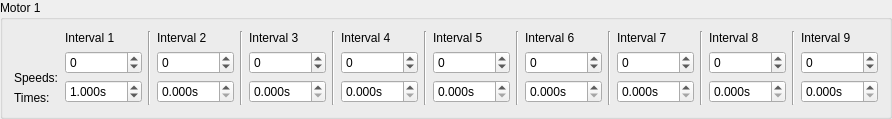
         <widget class="QGroupBox" name="grpBxMotor1Params">
          <property name="sizePolicy">
           <sizepolicy hsizetype="Fixed" vsizetype="Fixed">
            <horstretch>0</horstretch>
            <verstretch>0</verstretch>
           </sizepolicy>
          </property>
          <property name="minimumSize">
           <size>
            <width>875</width>
            <height>100</height>
           </size>
          </property>
          <property name="font">
           <font>
            <pointsize>9</pointsize>
            <weight>50</weight>
            <bold>false</bold>
           </font>
          </property>
          <property name="title">
           <string>Motor 1</string>
          </property>
          <property name="flat">
           <bool>false</bool>
          </property>
          <property name="checkable">
           <bool>false</bool>
          </property>
          <layout class="QHBoxLayout" name="horizontalLayout">
           <item>
            <layout class="QVBoxLayout" name="verticalLayout_13">
             <item>
              <spacer name="verticalSpacer_2">
               <property name="orientation">
                <enum>Qt::Vertical</enum>
               </property>
               <property name="sizeHint" stdset="0">
                <size>
                 <width>20</width>
                 <height>40</height>
                </size>
               </property>
              </spacer>
             </item>
             <item>
              <layout class="QVBoxLayout" name="verticalLayout_9">
               <item>
                <widget class="QLabel" name="lblSpeedsMotor1">
                 <property name="text">
                  <string>Speeds:</string>
                 </property>
                 <property name="margin">
                  <number>2</number>
                 </property>
                </widget>
               </item>
               <item>
                <widget class="QLabel" name="lblIntervalLengthsMotor1">
                 <property name="text">
                  <string>Times:</string>
                 </property>
                 <property name="margin">
                  <number>4</number>
                 </property>
                </widget>
               </item>
              </layout>
             </item>
            </layout>
           </item>
           <item>
            <layout class="QVBoxLayout" name="verticalLayout_2">
             <item>
              <widget class="QLabel" name="lblMotor1Interval1">
               <property name="sizePolicy">
                <sizepolicy hsizetype="Fixed" vsizetype="Fixed">
                 <horstretch>0</horstretch>
                 <verstretch>0</verstretch>
                </sizepolicy>
               </property>
               <property name="minimumSize">
                <size>
                 <width>65</width>
                 <height>10</height>
                </size>
               </property>
               <property name="text">
                <string>Interval 1</string>
               </property>
              </widget>
             </item>
             <item>
              <widget class="QSpinBox" name="spnbxMotor1Speed1">
               <property name="sizePolicy">
                <sizepolicy hsizetype="MinimumExpanding" vsizetype="Fixed">
                 <horstretch>0</horstretch>
                 <verstretch>0</verstretch>
                </sizepolicy>
               </property>
               <property name="minimumSize">
                <size>
                 <width>65</width>
                 <height>20</height>
                </size>
               </property>
               <property name="toolTip">
                <string>Speed of motor</string>
               </property>
               <property name="minimum">
                <number>-3200</number>
               </property>
               <property name="maximum">
                <number>3200</number>
               </property>
              </widget>
             </item>
             <item>
              <widget class="QDoubleSpinBox" name="dblspnbxMotor1Interval1">
               <property name="sizePolicy">
                <sizepolicy hsizetype="MinimumExpanding" vsizetype="Fixed">
                 <horstretch>0</horstretch>
                 <verstretch>0</verstretch>
                </sizepolicy>
               </property>
               <property name="minimumSize">
                <size>
                 <width>65</width>
                 <height>20</height>
                </size>
               </property>
               <property name="toolTip">
                <string>Time of interval</string>
               </property>
               <property name="suffix">
                <string>s</string>
               </property>
               <property name="decimals">
                <number>3</number>
               </property>
               <property name="maximum">
                <double>300.000000000000000</double>
               </property>
               <property name="value">
                <double>1.000000000000000</double>
               </property>
              </widget>
             </item>
            </layout>
           </item>
           <item>
            <widget class="Line" name="line_3">
             <property name="orientation">
              <enum>Qt::Vertical</enum>
             </property>
            </widget>
           </item>
           <item>
            <layout class="QVBoxLayout" name="verticalLayout_3">
             <item>
              <widget class="QLabel" name="lblMotor1Interval2">
               <property name="sizePolicy">
                <sizepolicy hsizetype="Fixed" vsizetype="Fixed">
                 <horstretch>0</horstretch>
                 <verstretch>0</verstretch>
                </sizepolicy>
               </property>
               <property name="minimumSize">
                <size>
                 <width>65</width>
                 <height>10</height>
                </size>
               </property>
               <property name="text">
                <string>Interval 2</string>
               </property>
              </widget>
             </item>
             <item>
              <widget class="QSpinBox" name="spnbxMotor1Speed2">
               <property name="sizePolicy">
                <sizepolicy hsizetype="MinimumExpanding" vsizetype="Fixed">
                 <horstretch>0</horstretch>
                 <verstretch>0</verstretch>
                </sizepolicy>
               </property>
               <property name="minimumSize">
                <size>
                 <width>65</width>
                 <height>20</height>
                </size>
               </property>
               <property name="toolTip">
                <string>Speed of motor</string>
               </property>
               <property name="minimum">
                <number>-3200</number>
               </property>
               <property name="maximum">
                <number>3200</number>
               </property>
              </widget>
             </item>
             <item>
              <widget class="QDoubleSpinBox" name="dblspnbxMotor1Interval2">
               <property name="sizePolicy">
                <sizepolicy hsizetype="MinimumExpanding" vsizetype="Fixed">
                 <horstretch>0</horstretch>
                 <verstretch>0</verstretch>
                </sizepolicy>
               </property>
               <property name="minimumSize">
                <size>
                 <width>65</width>
                 <height>20</height>
                </size>
               </property>
               <property name="toolTip">
                <string>Time of interval</string>
               </property>
               <property name="suffix">
                <string>s</string>
               </property>
               <property name="decimals">
                <number>3</number>
               </property>
               <property name="maximum">
                <double>300.000000000000000</double>
               </property>
              </widget>
             </item>
            </layout>
           </item>
           <item>
            <widget class="Line" name="line_4">
             <property name="orientation">
              <enum>Qt::Vertical</enum>
             </property>
            </widget>
           </item>
           <item>
            <layout class="QVBoxLayout" name="verticalLayout_4">
             <item>
              <widget class="QLabel" name="lblMotor1Interval3">
               <property name="sizePolicy">
                <sizepolicy hsizetype="Fixed" vsizetype="Fixed">
                 <horstretch>0</horstretch>
                 <verstretch>0</verstretch>
                </sizepolicy>
               </property>
               <property name="minimumSize">
                <size>
                 <width>65</width>
                 <height>10</height>
                </size>
               </property>
               <property name="text">
                <string>Interval 3</string>
               </property>
              </widget>
             </item>
             <item>
              <widget class="QSpinBox" name="spnbxMotor1Speed3">
               <property name="sizePolicy">
                <sizepolicy hsizetype="MinimumExpanding" vsizetype="Fixed">
                 <horstretch>0</horstretch>
                 <verstretch>0</verstretch>
                </sizepolicy>
               </property>
               <property name="minimumSize">
                <size>
                 <width>65</width>
                 <height>20</height>
                </size>
               </property>
               <property name="toolTip">
                <string>Speed of motor</string>
               </property>
               <property name="minimum">
                <number>-3200</number>
               </property>
               <property name="maximum">
                <number>3200</number>
               </property>
               <property name="value">
                <number>0</number>
               </property>
              </widget>
             </item>
             <item>
              <widget class="QDoubleSpinBox" name="dblspnbxMotor1Interval3">
               <property name="sizePolicy">
                <sizepolicy hsizetype="MinimumExpanding" vsizetype="Fixed">
                 <horstretch>0</horstretch>
                 <verstretch>0</verstretch>
                </sizepolicy>
               </property>
               <property name="minimumSize">
                <size>
                 <width>65</width>
                 <height>20</height>
                </size>
               </property>
               <property name="toolTip">
                <string>Time of interval</string>
               </property>
               <property name="suffix">
                <string>s</string>
               </property>
               <property name="decimals">
                <number>3</number>
               </property>
               <property name="maximum">
                <double>300.000000000000000</double>
               </property>
              </widget>
             </item>
            </layout>
           </item>
           <item>
            <widget class="Line" name="line_5">
             <property name="orientation">
              <enum>Qt::Vertical</enum>
             </property>
            </widget>
           </item>
           <item>
            <layout class="QVBoxLayout" name="verticalLayout_5">
             <item>
              <widget class="QLabel" name="lblMotor1Interval4">
               <property name="sizePolicy">
                <sizepolicy hsizetype="Fixed" vsizetype="Fixed">
                 <horstretch>0</horstretch>
                 <verstretch>0</verstretch>
                </sizepolicy>
               </property>
               <property name="minimumSize">
                <size>
                 <width>65</width>
                 <height>10</height>
                </size>
               </property>
               <property name="text">
                <string>Interval 4</string>
               </property>
              </widget>
             </item>
             <item>
              <widget class="QSpinBox" name="spnbxMotor1Speed4">
               <property name="sizePolicy">
                <sizepolicy hsizetype="MinimumExpanding" vsizetype="Fixed">
                 <horstretch>0</horstretch>
                 <verstretch>0</verstretch>
                </sizepolicy>
               </property>
               <property name="minimumSize">
                <size>
                 <width>65</width>
                 <height>20</height>
                </size>
               </property>
               <property name="toolTip">
                <string>Speed of motor</string>
               </property>
               <property name="minimum">
                <number>-3200</number>
               </property>
               <property name="maximum">
                <number>3200</number>
               </property>
              </widget>
             </item>
             <item>
              <widget class="QDoubleSpinBox" name="dblspnbxMotor1Interval4">
               <property name="sizePolicy">
                <sizepolicy hsizetype="MinimumExpanding" vsizetype="Fixed">
                 <horstretch>0</horstretch>
                 <verstretch>0</verstretch>
                </sizepolicy>
               </property>
               <property name="minimumSize">
                <size>
                 <width>65</width>
                 <height>20</height>
                </size>
               </property>
               <property name="toolTip">
                <string>Time of interval</string>
               </property>
               <property name="suffix">
                <string>s</string>
               </property>
               <property name="decimals">
                <number>3</number>
               </property>
               <property name="maximum">
                <double>300.000000000000000</double>
               </property>
              </widget>
             </item>
            </layout>
           </item>
           <item>
            <widget class="Line" name="line_6">
             <property name="orientation">
              <enum>Qt::Vertical</enum>
             </property>
            </widget>
           </item>
           <item>
            <layout class="QVBoxLayout" name="verticalLayout_6">
             <item>
              <widget class="QLabel" name="lblMotor1Interval5">
               <property name="sizePolicy">
                <sizepolicy hsizetype="Fixed" vsizetype="Fixed">
                 <horstretch>0</horstretch>
                 <verstretch>0</verstretch>
                </sizepolicy>
               </property>
               <property name="minimumSize">
                <size>
                 <width>65</width>
                 <height>10</height>
                </size>
               </property>
               <property name="text">
                <string>Interval 5</string>
               </property>
              </widget>
             </item>
             <item>
              <widget class="QSpinBox" name="spnbxMotor1Speed5">
               <property name="sizePolicy">
                <sizepolicy hsizetype="MinimumExpanding" vsizetype="Fixed">
                 <horstretch>0</horstretch>
                 <verstretch>0</verstretch>
                </sizepolicy>
               </property>
               <property name="minimumSize">
                <size>
                 <width>65</width>
                 <height>20</height>
                </size>
               </property>
               <property name="toolTip">
                <string>Speed of motor</string>
               </property>
               <property name="minimum">
                <number>-3200</number>
               </property>
               <property name="maximum">
                <number>3200</number>
               </property>
              </widget>
             </item>
             <item>
              <widget class="QDoubleSpinBox" name="dblspnbxMotor1Interval5">
               <property name="sizePolicy">
                <sizepolicy hsizetype="MinimumExpanding" vsizetype="Fixed">
                 <horstretch>0</horstretch>
                 <verstretch>0</verstretch>
                </sizepolicy>
               </property>
               <property name="minimumSize">
                <size>
                 <width>65</width>
                 <height>20</height>
                </size>
               </property>
               <property name="toolTip">
                <string>Time of interval</string>
               </property>
               <property name="suffix">
                <string>s</string>
               </property>
               <property name="decimals">
                <number>3</number>
               </property>
               <property name="maximum">
                <double>300.000000000000000</double>
               </property>
              </widget>
             </item>
            </layout>
           </item>
           <item>
            <widget class="Line" name="line_7">
             <property name="orientation">
              <enum>Qt::Vertical</enum>
             </property>
            </widget>
           </item>
           <item>
            <layout class="QVBoxLayout" name="verticalLayout_7">
             <item>
              <widget class="QLabel" name="lblMotor1Interval6">
               <property name="sizePolicy">
                <sizepolicy hsizetype="Fixed" vsizetype="Fixed">
                 <horstretch>0</horstretch>
                 <verstretch>0</verstretch>
                </sizepolicy>
               </property>
               <property name="minimumSize">
                <size>
                 <width>65</width>
                 <height>10</height>
                </size>
               </property>
               <property name="text">
                <string>Interval 6</string>
               </property>
              </widget>
             </item>
             <item>
              <widget class="QSpinBox" name="spnbxMotor1Speed6">
               <property name="sizePolicy">
                <sizepolicy hsizetype="MinimumExpanding" vsizetype="Fixed">
                 <horstretch>0</horstretch>
                 <verstretch>0</verstretch>
                </sizepolicy>
               </property>
               <property name="minimumSize">
                <size>
                 <width>65</width>
                 <height>20</height>
                </size>
               </property>
               <property name="toolTip">
                <string>Speed of motor</string>
               </property>
               <property name="minimum">
                <number>-3200</number>
               </property>
               <property name="maximum">
                <number>3200</number>
               </property>
              </widget>
             </item>
             <item>
              <widget class="QDoubleSpinBox" name="dblspnbxMotor1Interval6">
               <property name="sizePolicy">
                <sizepolicy hsizetype="MinimumExpanding" vsizetype="Fixed">
                 <horstretch>0</horstretch>
                 <verstretch>0</verstretch>
                </sizepolicy>
               </property>
               <property name="minimumSize">
                <size>
                 <width>65</width>
                 <height>20</height>
                </size>
               </property>
               <property name="toolTip">
                <string>Time of interval</string>
               </property>
               <property name="suffix">
                <string>s</string>
               </property>
               <property name="decimals">
                <number>3</number>
               </property>
               <property name="maximum">
                <double>300.000000000000000</double>
               </property>
              </widget>
             </item>
            </layout>
           </item>
           <item>
            <widget class="Line" name="line_8">
             <property name="orientation">
              <enum>Qt::Vertical</enum>
             </property>
            </widget>
           </item>
           <item>
            <layout class="QVBoxLayout" name="verticalLayout_8">
             <item>
              <widget class="QLabel" name="lblMotor1Interval7">
               <property name="sizePolicy">
                <sizepolicy hsizetype="Fixed" vsizetype="Fixed">
                 <horstretch>0</horstretch>
                 <verstretch>0</verstretch>
                </sizepolicy>
               </property>
               <property name="minimumSize">
                <size>
                 <width>65</width>
                 <height>10</height>
                </size>
               </property>
               <property name="text">
                <string>Interval 7</string>
               </property>
              </widget>
             </item>
             <item>
              <widget class="QSpinBox" name="spnbxMotor1Speed7">
               <property name="sizePolicy">
                <sizepolicy hsizetype="MinimumExpanding" vsizetype="Fixed">
                 <horstretch>0</horstretch>
                 <verstretch>0</verstretch>
                </sizepolicy>
               </property>
               <property name="minimumSize">
                <size>
                 <width>65</width>
                 <height>20</height>
                </size>
               </property>
               <property name="toolTip">
                <string>Speed of motor</string>
               </property>
               <property name="minimum">
                <number>-3200</number>
               </property>
               <property name="maximum">
                <number>3200</number>
               </property>
              </widget>
             </item>
             <item>
              <widget class="QDoubleSpinBox" name="dblspnbxMotor1Interval7">
               <property name="sizePolicy">
                <sizepolicy hsizetype="MinimumExpanding" vsizetype="Fixed">
                 <horstretch>0</horstretch>
                 <verstretch>0</verstretch>
                </sizepolicy>
               </property>
               <property name="minimumSize">
                <size>
                 <width>65</width>
                 <height>20</height>
                </size>
               </property>
               <property name="toolTip">
                <string>Time of interval</string>
               </property>
               <property name="suffix">
                <string>s</string>
               </property>
               <property name="decimals">
                <number>3</number>
               </property>
               <property name="maximum">
                <double>300.000000000000000</double>
               </property>
              </widget>
             </item>
            </layout>
           </item>
           <item>
            <widget class="Line" name="line_9">
             <property name="orientation">
              <enum>Qt::Vertical</enum>
             </property>
            </widget>
           </item>
           <item>
            <layout class="QVBoxLayout" name="verticalLayout_14">
             <item>
              <widget class="QLabel" name="lblMotor1Interval8">
               <property name="sizePolicy">
                <sizepolicy hsizetype="Fixed" vsizetype="Fixed">
                 <horstretch>0</horstretch>
                 <verstretch>0</verstretch>
                </sizepolicy>
               </property>
               <property name="minimumSize">
                <size>
                 <width>65</width>
                 <height>10</height>
                </size>
               </property>
               <property name="text">
                <string>Interval 8</string>
               </property>
              </widget>
             </item>
             <item>
              <widget class="QSpinBox" name="spnbxMotor1Speed8">
               <property name="sizePolicy">
                <sizepolicy hsizetype="MinimumExpanding" vsizetype="Fixed">
                 <horstretch>0</horstretch>
                 <verstretch>0</verstretch>
                </sizepolicy>
               </property>
               <property name="minimumSize">
                <size>
                 <width>65</width>
                 <height>20</height>
                </size>
               </property>
               <property name="toolTip">
                <string>Speed of motor</string>
               </property>
               <property name="minimum">
                <number>-3200</number>
               </property>
               <property name="maximum">
                <number>3200</number>
               </property>
              </widget>
             </item>
             <item>
              <widget class="QDoubleSpinBox" name="dblspnbxMotor1Interval8">
               <property name="sizePolicy">
                <sizepolicy hsizetype="MinimumExpanding" vsizetype="Fixed">
                 <horstretch>0</horstretch>
                 <verstretch>0</verstretch>
                </sizepolicy>
               </property>
               <property name="minimumSize">
                <size>
                 <width>65</width>
                 <height>20</height>
                </size>
               </property>
               <property name="toolTip">
                <string>Time of interval</string>
               </property>
               <property name="suffix">
                <string>s</string>
               </property>
               <property name="decimals">
                <number>3</number>
               </property>
               <property name="maximum">
                <double>300.000000000000000</double>
               </property>
              </widget>
             </item>
            </layout>
           </item>
           <item>
            <widget class="Line" name="line_10">
             <property name="orientation">
              <enum>Qt::Vertical</enum>
             </property>
            </widget>
           </item>
           <item>
            <layout class="QVBoxLayout" name="verticalLayout_12">
             <item>
              <widget class="QLabel" name="lblMotor1Interval9">
               <property name="sizePolicy">
                <sizepolicy hsizetype="Fixed" vsizetype="Fixed">
                 <horstretch>0</horstretch>
                 <verstretch>0</verstretch>
                </sizepolicy>
               </property>
               <property name="minimumSize">
                <size>
                 <width>65</width>
                 <height>10</height>
                </size>
               </property>
               <property name="text">
                <string>Interval 9</string>
               </property>
              </widget>
             </item>
             <item>
              <widget class="QSpinBox" name="spnbxMotor1Speed9">
               <property name="sizePolicy">
                <sizepolicy hsizetype="MinimumExpanding" vsizetype="Fixed">
                 <horstretch>0</horstretch>
                 <verstretch>0</verstretch>
                </sizepolicy>
               </property>
               <property name="minimumSize">
                <size>
                 <width>65</width>
                 <height>20</height>
                </size>
               </property>
               <property name="toolTip">
                <string>Speed of motor</string>
               </property>
               <property name="minimum">
                <number>-3200</number>
               </property>
               <property name="maximum">
                <number>3200</number>
               </property>
              </widget>
             </item>
             <item>
              <widget class="QDoubleSpinBox" name="dblspnbxMotor1Interval9">
               <property name="sizePolicy">
                <sizepolicy hsizetype="MinimumExpanding" vsizetype="Fixed">
                 <horstretch>0</horstretch>
                 <verstretch>0</verstretch>
                </sizepolicy>
               </property>
               <property name="minimumSize">
                <size>
                 <width>65</width>
                 <height>20</height>
                </size>
               </property>
               <property name="toolTip">
                <string>Time of interval</string>
               </property>
               <property name="suffix">
                <string>s</string>
               </property>
               <property name="decimals">
                <number>3</number>
               </property>
               <property name="maximum">
                <double>300.000000000000000</double>
               </property>
              </widget>
             </item>
            </layout>
           </item>
          </layout>
         </widget>
